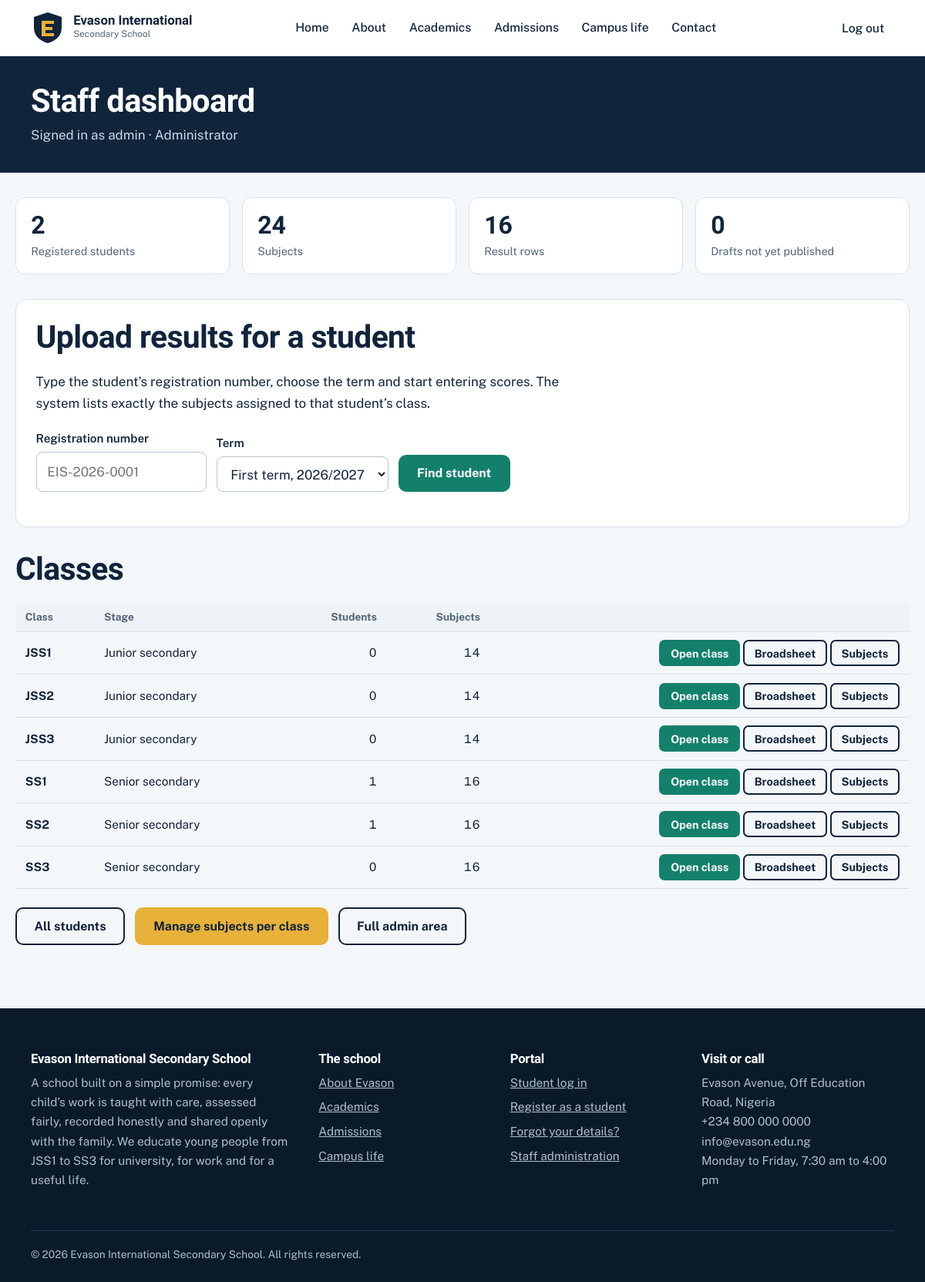
The page /portal/ (signed in) on the database its author committed.
### accounts/models.py (models this page shows, shortened)
class User(AbstractUser):
    STUDENT, TEACHER, ADMIN = "student", "teacher", "admin"
    ROLES = [(STUDENT, "Student"), (TEACHER, "Teacher"), (ADMIN, "Administrator")]
    role = models.CharField(max_length=10, choices=ROLES, default=STUDENT)
    phone = models.CharField(max_length=20, blank=True)
    @property
    def is_school_admin(self):
        return self.is_superuser or self.role == self.ADMIN
    @property
    def is_staff_member(self):
        return self.is_school_admin or self.role == self.TEACHER
    @property
    def can_manage_results(self):
        if self.is_school_admin:
            return True
        profile = getattr(self, "teacher", None)
        return bool(self.role == self.TEACHER and profile and profile.can_upload_results)

### academics/models.py (models this page shows, shortened)
class SchoolClass(models.Model):
    name = models.CharField(max_length=10, unique=True)
    order = models.PositiveSmallIntegerField(unique=True)
    subjects = models.ManyToManyField("Subject", through="ClassSubject", related_name="classes", blank=True)
    class Meta:
        ordering = ["order"]
        verbose_name_plural = "classes"
    @property
    def section(self):
        return "Junior secondary" if self.name.startswith("JSS") else "Senior secondary"

### academics/views.py (the view)
# urls.py: path("", views.staff_dashboard, name="staff_dashboard"),
@staff_required
def staff_dashboard(request):
    classes = SchoolClass.objects.annotate(n_students=Count("students", distinct=True), n_subjects=Count("classsubject", distinct=True))
    context = {
        "classes": classes,
        "terms": Term.objects.all(),
        "term": _current_term(request),
        "n_students": StudentProfile.objects.count(),
        "n_subjects": Subject.objects.count(),
        "n_results": Result.objects.count(),
        "n_unpublished": Result.objects.filter(is_published=False).count(),
    }
    return render(request, "portal/staff_dashboard.html", context)

### academics/models.py (called while the page is built)
    def __str__(self):
        return f"{self.get_term_display()}, {self.session}"

### academics/views.py (called while the page is built)
def _guard(check):
    def decorator(view):
        @wraps(view)
        def wrapper(request, *args, **kwargs):
            if not request.user.is_authenticated:
                return redirect_to_login(request.get_full_path())
            if not check(request.user):
                raise PermissionDenied
            return view(request, *args, **kwargs)
        return wrapper
    return decorator

def _current_term(request):
    wanted = request.GET.get("term") or request.POST.get("term")
    if wanted:
        term = Term.objects.filter(pk=wanted).first()
        if term:
            return term
    return Term.objects.filter(is_current=True).first() or Term.objects.first()

### website/context.py (called while the page is built)
def school(request):
    return {"SCHOOL": settings.SCHOOL, "year": timezone.now().year}

### templates/portal/staff_dashboard.html (shortened to what this page needs)
{% extends 'base.html' %}
{% block content %}
<div class="page-head"><div class="wrap"><h1>Staff dashboard</h1><p>Signed in as {{ user.get_full_name|default:user.username }} · {{ user.get_role_display }}</p></div></div>
<div class="wrap portal">
  <div class="stats">
    <div><b>{{ n_students }}</b><span>Registered students</span></div>
    <div><b>{{ n_subjects }}</b><span>Subjects</span></div>
    <div><b>{{ n_results }}</b><span>Result rows</span></div>
    <div><b>{{ n_unpublished }}</b><span>Drafts not yet published</span></div>
  </div>
  {% if user.can_manage_results %}
  <section class="card" style="margin-bottom:2rem">
    <h2>Upload results for a student</h2>
    <p>Type the student’s registration number, choose the term and start entering scores. The system lists exactly the subjects assigned to that student’s class.</p>
    <form method="post" action="{% url 'find_student' %}" class="toolbar">
      <div class="field"><label for="reg">Registration number</label><input id="reg" type="text" name="reg_number" placeholder="EIS-2026-0001" required></div>
      <div class="field"><label for="t">Term</label><select id="t" name="term">{% for t in terms %}<option value="{{ t.pk }}" {% if t.pk == term.pk %}selected{% endif %}>{{ t }}</option>{% endfor %}</select></div>
      <button class="btn btn-sea" type="submit">Find student</button>
    </form>
  </section>
  {% else %}
  <p class="msg">You can view classes and broadsheets. To upload results, ask the administrator to mark your account as a result admin.</p>
  {% endif %}
  <section>
    <h2>Classes</h2>
    <div class="tbl-wrap"><table>
      <thead><tr><th>Class</th><th>Stage</th><th class="n">Students</th><th class="n">Subjects</th><th></th></tr></thead>
      <tbody>
      {% for c in classes %}
        <tr><td><strong>{{ c.name }}</strong></td><td>{{ c.section }}</td><td class="n">{{ c.n_students }}</td><td class="n">{{ c.n_subjects }}</td>
        <td style="text-align:right"><a class="btn btn-sea btn-sm" href="{% url 'class_students' c.pk %}{% if term %}?term={{ term.pk }}{% endif %}">Open class</a>
          <a class="btn btn-line btn-sm" href="{% url 'broadsheet' c.pk %}{% if term %}?term={{ term.pk }}{% endif %}">Broadsheet</a>
          {% if user.is_school_admin %}<a class="btn btn-line btn-sm" href="{% url 'class_subjects' c.pk %}">Subjects</a>{% endif %}</td></tr>
      {% endfor %}
      </tbody>
    </table></div>
  </section>
  <p class="btn-row">
    <a class="btn btn-line" style="color:var(--ink)" href="{% url 'students' %}">All students</a>
    {% if user.is_school_admin %}<a class="btn btn-gold" href="{% url 'subjects' %}">Manage subjects per class</a><a class="btn btn-line" style="color:var(--ink)" href="{% url 'admin:index' %}">Full admin area</a>{% endif %}
  </p>
</div>
{% endblock %}

### templates/base.html (shortened to what this page needs)
{% load static %}<!doctype html>
<html lang="en">
<head>
<link rel="stylesheet" href="{% static 'css/style.css' %}">
</head>
<body>
<header class="site-header">
  <div class="wrap bar">
    <a class="brand" href="{% url 'home' %}">{% include 'partials/logo.html' %}<span><b>Evason International</b><small>Secondary School</small></span></a>
    <nav class="nav" id="nav" aria-label="Main">
      <a href="{% url 'home' %}">Home</a><a href="{% url 'about' %}">About</a><a href="{% url 'academics' %}">Academics</a>
      <a href="{% url 'admissions' %}">Admissions</a><a href="{% url 'campus_life' %}">Campus life</a><a href="{% url 'contact' %}">Contact</a>
      {% if user.is_authenticated %}
        <a class="btn btn-sea btn-sm" href="{% url 'dashboard' %}">My dashboard</a>
        <form method="post" action="{% url 'logout' %}">{% csrf_token %}<button class="link" type="submit">Log out</button></form>
      {% else %}
        <a href="{% url 'login' %}">Log in</a><a class="btn btn-gold btn-sm" href="{% url 'register' %}">Register</a>
      {% endif %}
    </nav>
  </div>
</header>
<main id="main">{% block content %}{% endblock %}</main>
<footer class="site-footer">
  <div class="wrap">
    <div class="foot">
      <div><h4>{{ SCHOOL.name }}</h4><p>A school built on a simple promise: every child’s work is taught with care, assessed fairly, recorded honestly and shared openly with the family. We educate young people from JSS1 to SS3 for university, for work and for a useful life.</p></div>
      <div><h4>The school</h4><ul><li><a href="{% url 'about' %}">About Evason</a></li><li><a href="{% url 'academics' %}">Academics</a></li><li><a href="{% url 'admissions' %}">Admissions</a></li><li><a href="{% url 'campus_life' %}">Campus life</a></li></ul></div>
      <div><h4>Portal</h4><ul><li><a href="{% url 'login' %}">Student log in</a></li><li><a href="{% url 'register' %}">Register as a student</a></li><li><a href="{% url 'contact' %}">Forgot your details?</a></li><li><a href="{% url 'admin:index' %}">Staff administration</a></li></ul></div>
      <div><h4>Visit or call</h4><p>{{ SCHOOL.address }}<br>{{ SCHOOL.phone }}<br>{{ SCHOOL.email }}<br>Monday to Friday, 7:30 am to 4:00 pm</p></div>
    </div>
    <div class="legal">© {{ year }} {{ SCHOOL.name }}. All rights reserved.</div>
  </div>
</footer>
</body>
</html>

### templates/partials/logo.html
<svg width="44" height="44" viewBox="0 0 44 44" aria-hidden="true"><path d="M22 2 40 8v14c0 10-7.5 17-18 20C11.500 39 4 32 4 22V8z" fill="#10243b"/><path d="M14 13h16v4H19v4h9v4h-9v4h11v4H14z" fill="#e8b13a"/></svg>

### static/css/style.css (style rules this page uses)
:root { --ink:#10243b; --ink-2:#1b3957; --paper:#f4f7fa; --white:#fff; --line:#d8e0e8; --muted:#52657a; --gold:#e8b13a; --gold-d:#a8780f; --sea:#13806b; --sea-l:#dff3ee; --red:#b3372c; --font-d:"Bricolage Grotesque",system-ui,sans-serif; --font-b:"Public Sans",system-ui,sans-serif; --r:10px; --max:1160px; }
* { box-sizing:border-box }
html { scroll-behavior:smooth }
body { margin:0;font:400 1.0625rem/1.65 var(--font-b);color:var(--ink);background:var(--paper) }
img,svg { max-width:100% }
a { color:var(--sea) }
h1,h2,h3,h4 { font-family:var(--font-d);line-height:1.12;margin:0 0 .5em;letter-spacing:-.015em }
h1 { font-size:clamp(2.4rem,5.4vw,4.3rem);font-weight:800 }
h2 { font-size:clamp(1.8rem,3.4vw,2.6rem);font-weight:700 }
p { margin:0 0 1.1em;max-width:70ch }
.wrap { max-width:var(--max);margin:0 auto;padding:0 1.25rem }
.site-header { background:var(--white);border-bottom:1px solid var(--line);position:sticky;top:0;z-index:50 }
.bar { display:flex;align-items:center;justify-content:space-between;gap:1rem;min-height:72px }
.brand { display:flex;align-items:center;gap:.7rem;text-decoration:none;color:var(--ink) }
.brand b { font:800 1.05rem/1.1 var(--font-d);display:block }
.brand small { font-size:.74rem;color:var(--muted);display:block }
.nav { display:flex;align-items:center;gap:.25rem;flex-wrap:wrap }
.nav a,.nav button.link { padding:.5rem .8rem;border-radius:8px;text-decoration:none;color:var(--ink);font-weight:500;font-size:.98rem;background:none;border:0;cursor:pointer;font-family:inherit }
.nav a.btn-sea { color:#fff }
.nav form { margin:0 }
.btn { display:inline-block;padding:.8rem 1.4rem;border-radius:var(--r);font:700 1rem var(--font-b);text-decoration:none;border:2px solid transparent;cursor:pointer;transition:transform .15s,background .15s }
.btn-gold { background:var(--gold);color:var(--ink) }
.btn-sea { background:var(--sea);color:#fff }
.btn-line { border-color:currentColor;color:inherit;background:transparent }
.btn-sm { padding:.4rem .8rem;font-size:.9rem;border-radius:7px }
.btn-row { display:flex;gap:.8rem;flex-wrap:wrap;margin-top:1.5rem }
.tbl-wrap { overflow-x:auto }
table { border-collapse:collapse;width:100% }
th,td { text-align:left;padding:.65rem .8rem;border-bottom:1px solid var(--line);font-size:.96rem }
th { font:700 .85rem var(--font-b);color:var(--muted);background:#eef3f7 }
td.n,th.n { text-align:right;font-variant-numeric:tabular-nums }
.card { background:var(--white);border:1px solid var(--line);border-radius:14px;padding:1.6rem }
.field { margin-bottom:1.1rem }
.field label { display:block;font-weight:600;margin-bottom:.3rem;font-size:.95rem }
input[type=text],input[type=email],input[type=password],input[type=date],input[type=number],input[type=tel],select,textarea,input[type=file] { width:100%;padding:.7rem .85rem;border:1.5px solid #b9c6d3;border-radius:8px;font:inherit;background:#fff;color:var(--ink) }
.page-head { background:var(--ink);color:#fff;padding:2.2rem 0 }
.page-head h1 { font-size:clamp(1.8rem,3.5vw,2.6rem);margin:0 }
.page-head p { color:#cbd8e6;margin:.4rem 0 0 }
.portal { padding:2rem 0 4rem }
.stats { display:grid;grid-template-columns:repeat(auto-fit,minmax(170px,1fr));gap:1rem;margin-bottom:2rem }
.stats div { background:var(--white);border:1px solid var(--line);border-radius:12px;padding:1rem 1.2rem }
.stats b { display:block;font:800 2rem var(--font-d) }
.stats span { color:var(--muted);font-size:.9rem }
.toolbar { display:flex;gap:.8rem;flex-wrap:wrap;align-items:end;margin-bottom:1.2rem }
.toolbar .field { margin:0 }
.site-footer { background:#0b1a2b;color:#aebdcc;padding:3.5rem 0 1.5rem;font-size:.96rem }
.site-footer h4 { color:#fff;font-size:1.05rem }
.site-footer a { color:#aebdcc }
.foot { display:grid;grid-template-columns:1.6fr 1fr 1fr 1.2fr;gap:2.5rem }
.site-footer ul { list-style:none;padding:0;margin:0 }
.site-footer li { margin-bottom:.4rem }
.legal { border-top:1px solid #22384f;margin-top:2.2rem;padding-top:1.2rem;font-size:.86rem }

### rows shown on the page
User: get_full_name "admin", role "Administrator"
SchoolClass: name "JSS1", section "Junior secondary", n_students "0", n_subjects "14"
SchoolClass: name "JSS2", section "Junior secondary", n_students "0", n_subjects "14"
SchoolClass: name "JSS3", section "Junior secondary", n_students "0", n_subjects "14"
SchoolClass: name "SS1", section "Senior secondary", n_students "1", n_subjects "16"
SchoolClass: name "SS2", section "Senior secondary", n_students "1", n_subjects "16"
SchoolClass: name "SS3", section "Senior secondary", n_students "0", n_subjects "16"

### other values the page prints
{{ n_students }} "2"
{{ n_subjects }} "24"
{{ n_results }} "16"
{{ n_unpublished }} "0"
{{ SCHOOL.name }} "Evason International Secondary School"
{{ SCHOOL.address }} "Evason Avenue, Off Education Road, Nigeria"
{{ SCHOOL.phone }} "+234 800 000 0000"
{{ SCHOOL.email }} "info@evason.edu.ng"
form field term "First term, 2026/2027"
